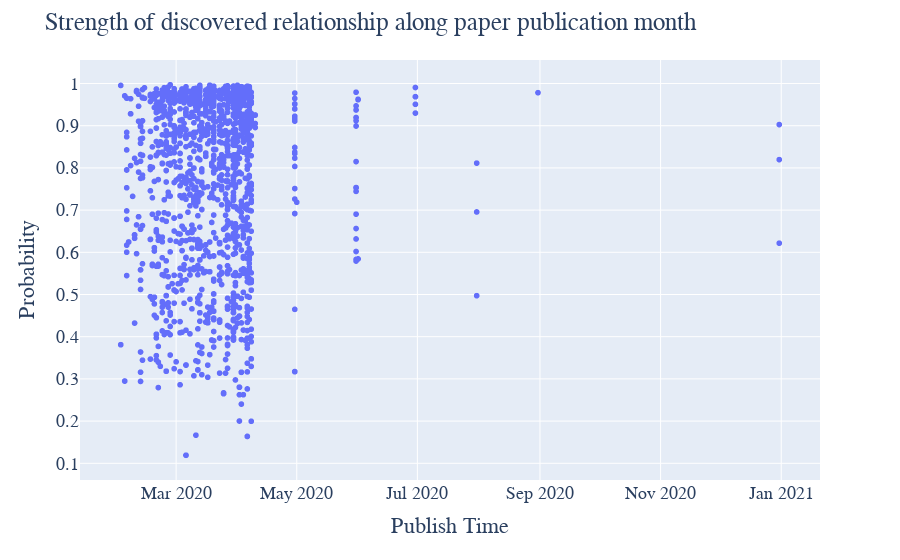

Notebook source saved alongside this figure:
### Markdown cell above
## Overview plot
Plot the number of identified relationship along time

### Code cell
# =======================================================
# Plotly
# =======================================================
fig = px.scatter(df_new, x='publish_time', y='probability', hover_name=df_new['keyword']
                )
fig.update_layout(
    title='Strength of discovered relationship along paper publication month',
    xaxis_title="Publish Time",
    yaxis_title="Probability",
    font=dict(
        family="Courier New, monospace",
        size=18,
    )
)
fig.show()

### Figure 1 — Plotly figure (JSON) as saved in the notebook; plotly's stock layout.template omitted (floating-point values rounded to 4 significant figures; data arrays with more than 128 entries replaced by an {"elided": "..."} marker saying what was removed)
{"data": [{"hovertemplate": "publish_time=%{x}<br>probability=%{y}<extra></extra>", "legendgroup": "", "marker": {"color": "#636efa", "symbol": "circle"}, "mode": "markers", "name": "", "showlegend": false, "type": "scattergl", "x": {"elided": "2023 str values"}, "xaxis": "x", "y": {"elided": "2023 float values"}, "yaxis": "y"}], "layout": {"font": {"family": "Courier New, monospace", "size": 18}, "legend": {"tracegroupgap": 0}, "margin": {"t": 60}, "title": {"text": "Strength of discovered relationship along paper publication month"}, "xaxis": {"anchor": "y", "domain": [0, 1], "title": {"text": "Publish Time"}}, "yaxis": {"anchor": "x", "domain": [0, 1], "title": {"text": "Probability"}}}}
